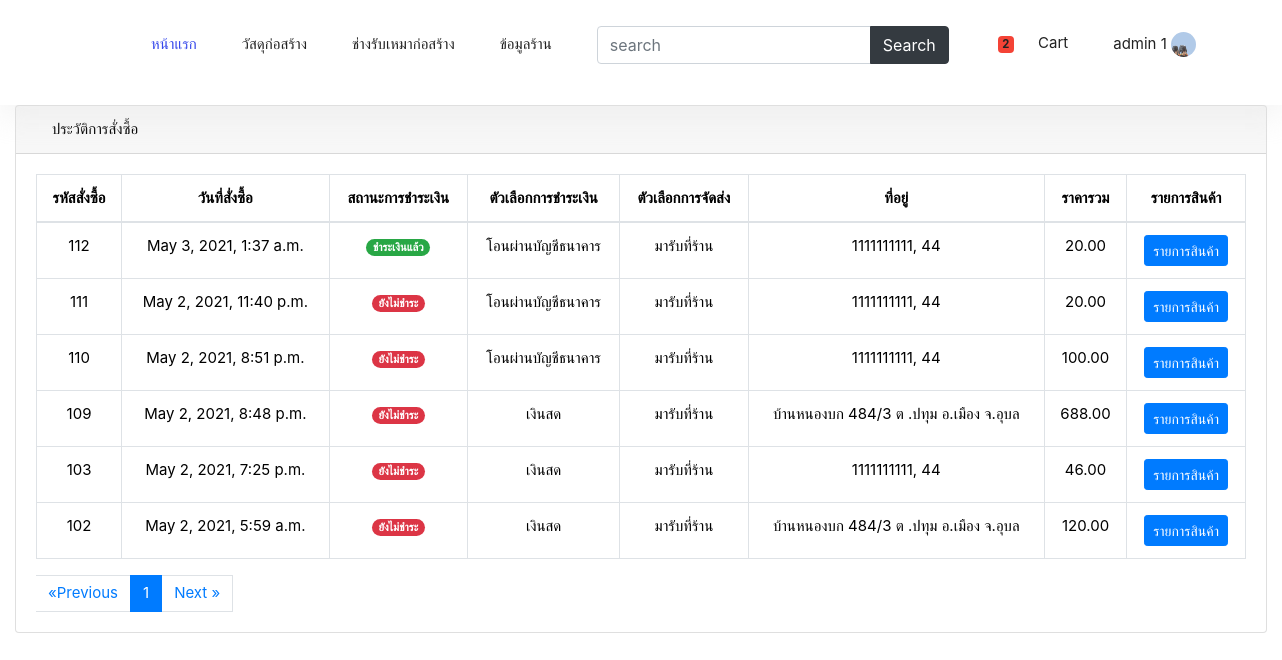
The page /order (signed in) on the database its author committed.
### api/models.py (models this page shows, shortened)
class Users(AbstractUser):
    first_name = models.CharField(max_length=100,default=' ',verbose_name = 'ชื่อ')
    last_name = models.CharField(max_length=100,default=' ',verbose_name = 'นามสกุล')
    email = models.CharField(max_length=50,default=' ',verbose_name = 'อีเมล')
    phone = models.CharField(max_length=100,default=' ',verbose_name = 'เบอร์โทรศัพท์')
    avatar = models.ImageField(upload_to='images/users/', default='images/users/no-img.png' ,verbose_name = 'รูปโปรไฟล์')
    password = models.CharField(max_length=500,default=' ')
    def __str__(self):
        return f'{self.username} '

class Order(models.Model):
    user = models.ForeignKey(Users, on_delete=models.CASCADE, null=True)
    money_status = models.ForeignKey(Money_Status,on_delete=models.CASCADE,default=1,null=True,verbose_name = 'สถานะการชำระเงิน') #สถานะการชำระเงิน
    delivery_options = models.ForeignKey(Delivery_Options,verbose_name = 'ตัวเลือกการจัดส่ง',on_delete=models.SET_NULL, blank=True, null=True)
    PAYMENT_CHOICES = (
    ('โอนผ่านบัญชีธนาคาร', 'โอนผ่านบัญชีธนาคาร'),
    ('เงินสด', 'เงินสด')
)
    payment_option = models.CharField(max_length=100,choices=PAYMENT_CHOICES)
    address = models.CharField(max_length=191)
    ordered_date = models.DateTimeField(auto_now_add=True)
    products = models.ManyToManyField(OrderItem)
    ordered = models.BooleanField(default=False,null=True)
    def get_total(self):
        total = 0
        for order_product in self.products.all():
            total += order_product.get_total_product_price()
        return total
    def as_bootstrap_status(self):
        if self.money_status.money_status =='ชำระเงินแล้ว':
            return 'success'
        elif self.money_status.money_status == 'ยังไม่ชำระ' :
            return 'danger'

class Money_Status(models.Model):
    money_status =  models.CharField(max_length=100,default=' ',verbose_name = 'สถานะการชำระเงิน')
    def __str__(self):
        return f'{self.money_status} '
    class Meta:
        verbose_name = 'สถานะการชำระเงิน'

class Delivery_Options (models.Model):
    delivery_options =  models.CharField(max_length=1000,verbose_name = 'ตัวเลือกการจัดส่ง')
    def __str__(self):
        return f'{self.delivery_options} '
    class Meta:
        verbose_name = 'ตัวเลือกการจัดส่ง'

class OrderItem(models.Model):
    user = models.ForeignKey(Users, on_delete=models.CASCADE)
    product = models.ForeignKey(Product, on_delete=models.CASCADE)
    quantity = models.IntegerField(default=1)
    ordered = models.BooleanField(default=False)
    def get_total_product_price(self):
        return self.quantity * self.product.price

class Product(models.Model):
    name = models.CharField(max_length=1000,default=' ',verbose_name = 'ชื่อสินค้า')
    price = models.DecimalField(max_digits=7, decimal_places=2)
    product_detail = models.TextField(max_length=10000,default=' ',verbose_name = 'รายละเอียดสินค้า')
    product_img = models.ImageField(upload_to='images/product/', default='images/product/no-img.png' ,verbose_name = 'รูปสินค้า')
    product_type = models.ForeignKey(Product_Type,on_delete=models.CASCADE,verbose_name = 'หมวดหมู่สินค้า') #หมวดหมู่สินค้า
    quantity = models.IntegerField(verbose_name = 'จำนวนสินค้า') #จำนวนสินค้า
    received_quantity = models.IntegerField(default = 0, null = True, blank = True) #ตัวแปรเพิ่มจำนวนสินค้าในสต๊อก
    quantityS = models.IntegerField(default = 0, null = True, blank = True)
    def __str__(self):
        return f'{self.name}  '
    class Meta:
        verbose_name = 'สินค้า'

### api/views.py (the view)
# urls.py: path('order',views.order),
def order(request):
    order = Order.objects.filter(user =request.user, ordered=True).order_by('-id')
    product_type=Product_Type.objects.all()
    paginator = Paginator(order,6) #จำนวนรายการ/หน้า
    page = request.GET.get('page')
    try:
        orders = paginator.page(page)
    except PageNotAnInteger:
        orders = paginator.page(1)
    except EmptyPage:
        orders = paginator.page(paginator.num_pages)
    return render(request, 'api/order.html',{
        'orders':orders,
        'product_type':product_type
    })

### api/cart_template_tags.py (called while the page is built)
@register.filter
def cart_item_count(user):
    if user.is_authenticated:
        qs = Order.objects.filter(user=user, ordered=False)
        if qs.exists():
            return qs[0].products.count()
        return 0

### api/templates/api/order.html (shortened to what this page needs)
{% extends 'api/base2.html' %}
{% block content %}
<div id="content-wrapper">
  <div class="container-fluid">
      <div class="card mb-3">
          <div class="card-header">
              <i class="fas fa-table"></i>
              ประวัติการสั่งซื้อ
          </div>
          <div class="card-body">
              <div class="table-responsive">
                  <table class="table table-bordered" id="dataTable" width="100%" cellspacing="0" align="center" id="sortTable">
                      <thead>
                      <tr>
                        <th>รหัสสั่งซื้อ</th>
                        <th>วันที่สั่งซื้อ</th>
                          <th>สถานะการชำระเงิน</th>
                          <th>ตัวเลือกการชำระเงิน</th>
                          <th>ตัวเลือกการจัดส่ง</th>
                          <th>ที่อยู่</th>
                          <th>ราคารวม</th>
                          <th>รายการสินค้า</th>
                      </tr>
                      </thead>
                      <tbody>
                      {% for i in orders %}
                          <tr>
                            <td>{{ i.id }}</td>
                            <td>{{ i.ordered_date }}</td>
                            <td class> <span class="badge badge-pill badge-{{i.as_bootstrap_status}}">{{ i.money_status }}</span></td>
                            <td> {{i.payment_option}}</td>
                            <td>{{ i.delivery_options}}</td>
                            <td> {{i.address}}</td>
                            <td>{{i.get_total}}</td>
                              <td>
                                  <a class="btn btn-sm btn-primary" href="/orderproduct/{{i.id}}"> รายการสินค้า</a>
                              </td>
                          </tr>
                         {% endfor %}
                      </tbody>
                  </table><s></s>
                  {% if orders.has_other_pages %}
                  <ul class="pagination">
                    {% if orders.has_previous %}
                      <li><a class="page-link" href="?page={{ orders.previous_page_number }}">&laquo;  Previous</a></li>
                      <li><a class="page-link" href="?page={{ orders.previous_page_number }}">{{ orders.previous_page_number }} </a></li>
                    {% else %}
                      <li class="disabled page-link"><span>&laquo;Previous</span></li>
                    {% endif %}
                    <li class="page-item active">
                      <span class="page-link">
                          <span class="current" >
                              {{ orders.number }}
                            </span>
                      </span>
                    </li>
                    {% if orders.has_next %}
                      <li><a class="page-link"  href="?page={{ orders.next_page_number }}">Next &raquo; </a></li>
                    {% else %}
                      <li class="disabled page-link"><span>Next &raquo;</span></li>
                    {% endif %}
                  </ul>
                {% endif %}
              </div>
          </div>
      </div>
  </div>
</div>
{% endblock %}

### api/templates/api/menubar.html (shortened to what this page needs)
{% load cart_template_tags %}
<header class="header_area">
  <div class="main_menu">
    <nav class="navbar navbar-expand-lg navbar-light">
      <div class="container">
        <div class="collapse navbar-collapse offset" id="navbarSupportedContent">
          <ul class="nav navbar-nav menu_nav ml-auto mr-auto">
    <li class="nav-item active"><a class="nav-link" href="/index">หน้าแรก</a></li>
    <li class="nav-item submenu dropdown">
      <a href="/showProductAll" class="nav-link dropdown-toggle" data-toggle="dropdown" role="button" aria-haspopup="true"
        aria-expanded="false">วัสดุก่อสร้าง</a>
        {% load cart %}
</li>
  <li class="nav-item"><a class="nav-link" href="/mechanicUser">ช่างรับเหมาก่อสร้าง</a></li>
    <li class="nav-item "><a class="nav-link" href="/storeUser">ข้อมูลร้าน</a></li>
    <form class="form-inline my-2 my-lg-0" action="/search">
      <div class="input-group">
      <input name="q" type="text" class="form-control" placeholder="search" />
      <div class="input-group-append">
        <button class="btn btn-dark" type="submit" id="button-addon2">Search</button>
      </div>
    </div>
    </form>
  </ul>
<ul class="nav navbar-nav menu_nav ">
    {% if user.is_authenticated %}
    <li class="nav-item">
      <a href="{% url 'order-summary' %}" class="nav-link waves-effect">
        <span class="badge red z-depth-1 mr-1"> {{ user | cart_item_count }}  </span>
        <i class="fas fa-shopping-cart"></i>
        <span class="clearfix d-none d-sm-inline-block"> Cart </span>
      </a>
    </li>
    <li class="nav-item submenu dropdown">
      <a href="#" class="nav-link dropdown-toggle" data-toggle="dropdown" role="button" aria-haspopup="true"
      aria-expanded="false">
      {{user.first_name}}  {{user.last_name}}
      <img class="img-profile rounded-circle"
      src="{{user.avatar.url}} " style="height: 25px;" width="25px">
  </a>
     </li>
 {% endif %}
  </ul>
</div>
</div>
</nav>
</div>
<div class="mt-2 pt-2">
</div>
</header>

### api/static/api/fend/css/style.css (style rules this page uses)
body { color:#777;font-family:"Roboto",sans-serif;font-size:15px;font-weight:400;line-height:1.667 }
ul { list-style-type:none;margin:0;padding:0 }
button { cursor:pointer }
a { display:inline-block }
.header_area { position:relative;width:100%;z-index:9999;transition:background 0.4s, all 0.3s linear;box-shadow:0px 10px 27px 3px rgba(221,221,221,0.3) }
.header_area .navbar { background:transparent;padding:0px;border:0px;border-radius:0px }
.header_area .navbar .nav .nav-item { margin-right:45px }
.header_area .navbar .nav .nav-item .nav-link { text-transform:none;color:#222;display:inline-block }
@media (min-width: 991px) { .header_area .navbar .nav .nav-item .nav-link { padding:32px 0px } }
.header_area .navbar .nav .nav-item .nav-link:after { display:none }
.header_area .navbar .nav .nav-item:hover .nav-link,.header_area .navbar .nav .nav-item.active .nav-link { color:#384aeb }
.header_area .navbar .nav .nav-item.submenu { position:relative }
.header_area .navbar .nav .nav-item:last-child { margin-right:0px }
.page-link { background:transparent;font-weight:400 }

### api/templates/api/base2.html (style rules this page uses)
table { border-collapse: collapse; border: none; }
td { padding: 10px; }
form { margin-bottom: 0; }
.red { background-color: #f44336!important; }

### api/templates/api/order.html (style rules this page uses)
body { font-family: Nunito,-apple-system,BlinkMacSystemFont,"Segoe UI",Roboto,"Helvetica Neue",Arial,sans-serif,"Apple Color Emoji","Segoe UI Emoji","Segoe UI Symbol","Noto Color Emoji"; line-height: 1.5; color: #000000; text-align: left; }
.table { width: 100%; margin-bottom: 1rem; color: #000000; text-align: center; }

### rows shown on the page
Users: id "2", first_name "admin", last_name "1", avatar (picture)
Order: id "112", ordered_date "May 3, 2021, 1:37 a.m.", money_status "ชำระเงินแล้ว", payment_option "โอนผ่านบัญชีธนาคาร", delivery_options "มารับที่ร้าน", address "1111111111, 44", get_total "20.00"
Order: id "111", ordered_date "May 2, 2021, 11:40 p.m.", money_status "ยังไม่ชำระ", payment_option "โอนผ่านบัญชีธนาคาร", delivery_options "มารับที่ร้าน", address "1111111111, 44", get_total "20.00"
Order: id "110", ordered_date "May 2, 2021, 8:51 p.m.", money_status "ยังไม่ชำระ", payment_option "โอนผ่านบัญชีธนาคาร", delivery_options "มารับที่ร้าน", address "1111111111, 44", get_total "100.00"
Order: id "109", ordered_date "May 2, 2021, 8:48 p.m.", money_status "ยังไม่ชำระ", payment_option "เงินสด", delivery_options "มารับที่ร้าน", address "บ้านหนองบก 484/3 ต .ปทุม อ.เมือง จ.อุบล", get_total "688.00"
Order: id "103", ordered_date "May 2, 2021, 7:25 p.m.", money_status "ยังไม่ชำระ", payment_option "เงินสด", delivery_options "มารับที่ร้าน", address "1111111111, 44", get_total "46.00"
Order: id "102", ordered_date "May 2, 2021, 5:59 a.m.", money_status "ยังไม่ชำระ", payment_option "เงินสด", delivery_options "มารับที่ร้าน", address "บ้านหนองบก 484/3 ต .ปทุม อ.เมือง จ.อุบล", get_total "120.00"

### other values the page prints
{{ orders.number }} "1"
